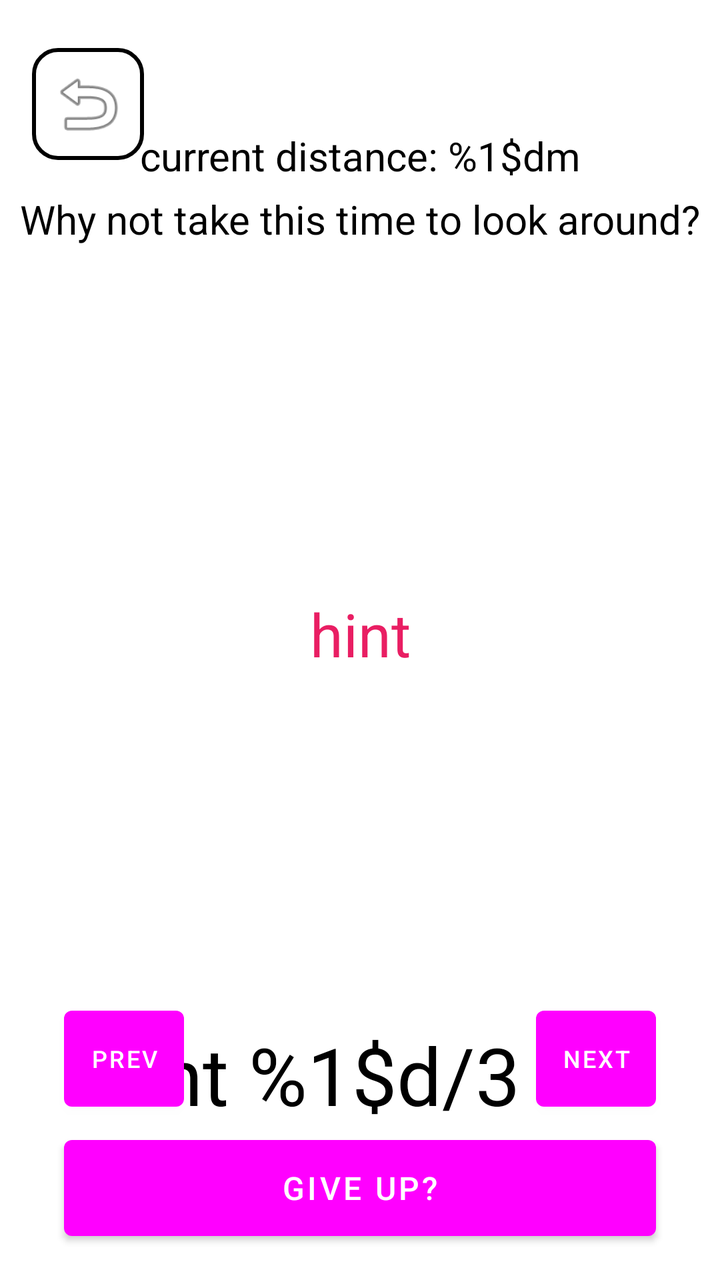
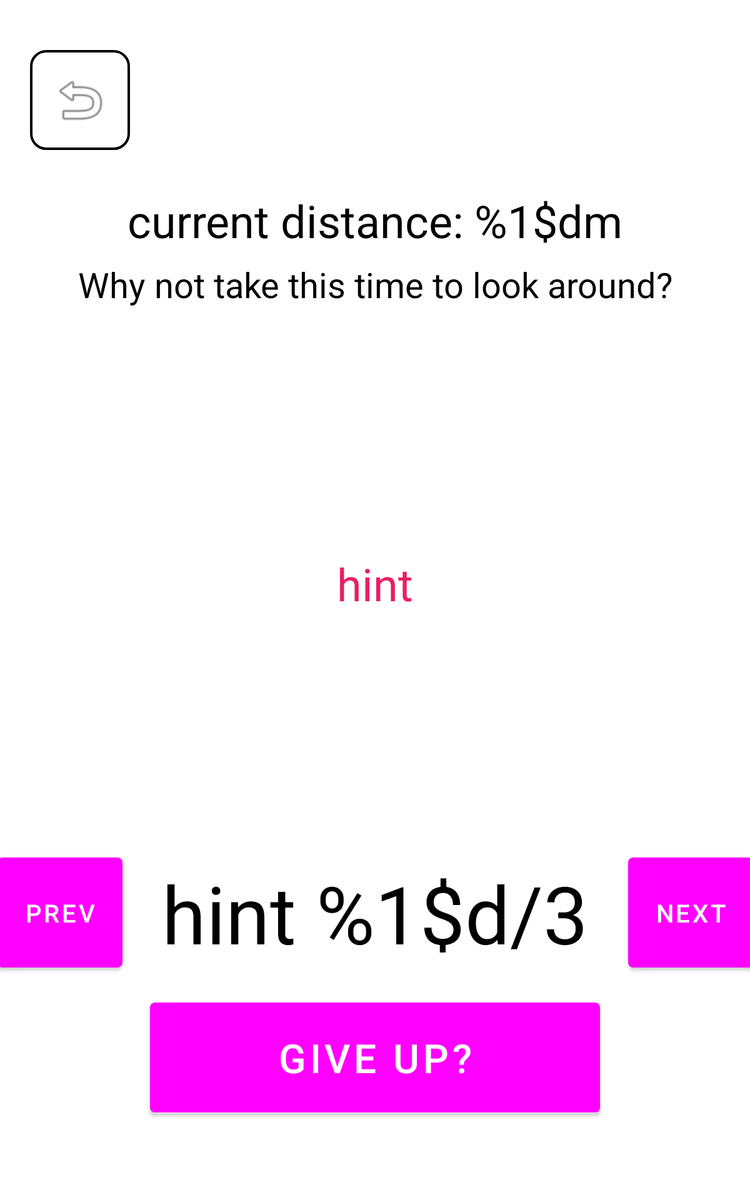

An Android layout and its configuration variant, each rendered on a device that would load it. The default file and the variant file are quoted in full after the pictures.
<!-- AndroidManifest.xml: application theme Theme.Walkies -->
<!-- res/layout/activity_mystery_walks.xml -->
<?xml version="1.0" encoding="utf-8"?>
<androidx.constraintlayout.widget.ConstraintLayout xmlns:android="http://schemas.android.com/apk/res/android"
    xmlns:app="http://schemas.android.com/apk/res-auto"
    xmlns:tools="http://schemas.android.com/tools"
    android:id="@+id/main"
    android:layout_width="match_parent"
    android:layout_height="match_parent"
    android:background="?android:attr/windowBackground"
    tools:context=".mysteryWalks.MysteryWalks">

    <ImageButton
        android:id="@+id/backButton"
        android:layout_width="@dimen/back_button_size"
        android:layout_height="@dimen/back_button_size"
        android:layout_marginStart="16dp"
        android:layout_marginTop="24dp"
        android:background="@drawable/rounded_button_border"
        android:contentDescription="@string/back_desc"
        android:padding="8dp"
        android:scaleType="fitCenter"
        app:layout_constraintStart_toStartOf="parent"
        app:layout_constraintTop_toTopOf="parent"
        app:srcCompat="@android:drawable/ic_menu_revert" />

    <androidx.recyclerview.widget.RecyclerView
        android:id="@+id/idRVWalks"
        android:layout_width="0dp"
        android:layout_height="0dp"
        android:visibility="gone"
        app:layout_constraintBottom_toBottomOf="parent"
        app:layout_constraintEnd_toEndOf="parent"
        app:layout_constraintStart_toStartOf="parent"
        app:layout_constraintTop_toBottomOf="@+id/backButton" />

    <androidx.constraintlayout.widget.Group
        android:id="@+id/hintingGroup"
        android:layout_width="wrap_content"
        android:layout_height="wrap_content"
        android:visibility="visible"
        app:constraint_referenced_ids="distance,giveup,hint_number,next,prev,textView2,hint_container" />

    <TextView
        android:id="@+id/distance"
        android:layout_width="0dp"
        android:layout_height="wrap_content"
        android:layout_marginStart="16dp"
        android:layout_marginEnd="16dp"
        android:text="@string/current_distance"
        android:textAlignment="center"
        android:textColor="?android:attr/textColorPrimary"
        android:textSize="@dimen/tutorial_text_size"
        app:layout_constraintBottom_toTopOf="@+id/textView2"
        app:layout_constraintEnd_toEndOf="parent"
        app:layout_constraintStart_toStartOf="parent"
        app:layout_constraintTop_toTopOf="parent"
        app:layout_constraintVertical_bias="0.93" />

    <Button
        android:id="@+id/giveup"
        android:layout_width="0dp"
        android:layout_height="wrap_content"
        android:layout_marginStart="32dp"
        android:layout_marginEnd="32dp"
        android:layout_marginBottom="16dp"
        android:minHeight="60dp"
        android:text="@string/give_up"
        android:textSize="@dimen/body_text_size"
        app:layout_constraintBottom_toBottomOf="parent"
        app:layout_constraintEnd_toEndOf="parent"
        app:layout_constraintStart_toStartOf="parent" />

    <TextView
        android:id="@+id/hint_number"
        android:layout_width="wrap_content"
        android:layout_height="wrap_content"
        android:layout_marginEnd="8dp"
        android:text="@string/hint_1"
        android:textColor="?android:attr/textColorPrimary"
        android:textSize="@dimen/huge_text_size"
        app:layout_constraintBottom_toTopOf="@+id/giveup"
        app:layout_constraintEnd_toStartOf="@+id/next"
        app:layout_constraintTop_toBottomOf="@id/hint_container" />

    <Button
        android:id="@+id/next"
        android:layout_width="@dimen/action_button_size"
        android:layout_height="@dimen/action_button_size"
        android:layout_marginEnd="32dp"
        android:text="@string/next"
        android:textSize="12sp"
        android:padding="0dp"
        app:layout_constraintBottom_toTopOf="@+id/giveup"
        app:layout_constraintEnd_toEndOf="parent"
        app:layout_constraintTop_toBottomOf="@id/hint_container" />

    <Button
        android:id="@+id/prev"
        android:layout_width="@dimen/action_button_size"
        android:layout_height="@dimen/action_button_size"
        android:layout_marginStart="32dp"
        android:text="@string/prev"
        android:textSize="12sp"
        android:padding="0dp"
        app:layout_constraintBottom_toTopOf="@+id/giveup"
        app:layout_constraintStart_toStartOf="parent"
        app:layout_constraintTop_toBottomOf="@id/hint_container" />

    <TextView
        android:id="@+id/textView2"
        android:layout_width="0dp"
        android:layout_height="wrap_content"
        android:layout_marginTop="16dp"
        android:text="@string/look_around"
        android:textAlignment="center"
        android:textColor="?android:attr/textColorPrimary"
        android:textSize="@dimen/tutorial_text_size"
        app:layout_constraintEnd_toEndOf="parent"
        app:layout_constraintStart_toStartOf="parent"
        app:layout_constraintTop_toBottomOf="@+id/backButton" />

    <TextView
        android:id="@+id/hint_container"
        android:layout_width="0dp"
        android:layout_height="0dp"
        android:layout_margin="16dp"
        android:gravity="center"
        android:text="@string/hint"
        android:textAlignment="center"
        android:textColor="#E91E63"
        android:textSize="@dimen/large_hint_text_size"
        app:layout_constraintBottom_toTopOf="@+id/hint_number"
        app:layout_constraintEnd_toEndOf="parent"
        app:layout_constraintStart_toStartOf="parent"
        app:layout_constraintTop_toBottomOf="@+id/textView2" />

    <androidx.constraintlayout.widget.ConstraintLayout
        android:id="@+id/location_error_overlay"
        android:layout_width="match_parent"
        android:layout_height="match_parent"
        android:background="#CC000000"
        android:elevation="10dp"
        android:visibility="gone"
        android:clickable="true"
        android:focusable="true">

        <TextView
            android:id="@+id/error_text"
            android:layout_width="wrap_content"
            android:layout_height="wrap_content"
            android:text="Cannot get location. Please check your GPS settings."
            android:textColor="#FFFFFF"
            android:textSize="@dimen/body_text_size"
            android:gravity="center"
            android:padding="20dp"
            app:layout_constraintTop_toTopOf="parent"
            app:layout_constraintBottom_toTopOf="@id/error_ok_button"
            app:layout_constraintStart_toStartOf="parent"
            app:layout_constraintEnd_toEndOf="parent"
            app:layout_constraintVertical_chainStyle="packed"/>

        <Button
            android:id="@+id/error_ok_button"
            android:layout_width="wrap_content"
            android:layout_height="wrap_content"
            android:text="OK"
            android:layout_marginTop="20dp"
            app:layout_constraintTop_toBottomOf="@id/error_text"
            app:layout_constraintBottom_toBottomOf="parent"
            app:layout_constraintStart_toStartOf="parent"
            app:layout_constraintEnd_toEndOf="parent"/>

    </androidx.constraintlayout.widget.ConstraintLayout>

</androidx.constraintlayout.widget.ConstraintLayout>
<!-- resources referenced by this layout -->
<resources>
  <!-- from res/values-sw360dp/ -->
  <dimen name="action_button_size">60dp</dimen>
  <!-- from res/values-sw360dp/ -->
  <dimen name="back_button_size">56dp</dimen>
  <!-- from res/values-sw360dp/ -->
  <dimen name="body_text_size">16sp</dimen>
  <!-- from res/values-sw360dp/ -->
  <dimen name="huge_text_size">40sp</dimen>
  <!-- from res/values-sw360dp/ -->
  <dimen name="large_hint_text_size">30sp</dimen>
  <!-- from res/values-sw360dp/ -->
  <dimen name="tutorial_text_size">20sp</dimen>
  <!-- drawable rounded_button_border (drawable) -->
  <?xml version="1.0" encoding="utf-8"?>
  <shape xmlns:android="http://schemas.android.com/apk/res/android">
      <solid android:color="@android:color/transparent" />
      <stroke
          android:width="2dp"
          android:color="@color/black" />
      <corners android:radius="12dp" />
  </shape>
  <string name="back_desc">go back, which navigates the user out of their current action (e.g feeding, bathing).</string>
  <string name="current_distance">current distance: %1$dm</string>
  <string name="give_up">Give up?</string>
  <string name="hint">hint</string>
  <string name="hint_1">hint %1$d/3</string>
  <string name="look_around">Why not take this time to look around?</string>
  <string name="next">next</string>
  <string name="prev">prev</string>
  <style name="Theme.Walkies" parent="Theme.MaterialComponents.DayNight.NoActionBar">
          
          <item name="colorPrimary">@color/Green</item>
          <item name="colorPrimaryVariant">#388E3C</item>
          <item name="colorOnPrimary">@color/white</item>
          
          <item name="colorSecondary">@color/teal_200</item>
          <item name="colorSecondaryVariant">@color/teal_700</item>
          <item name="colorOnSecondary">@color/black</item>
          
          <item name="android:statusBarColor">?attr/colorPrimaryVariant</item>
          
          
          <item name="android:textColorPrimary">@android:color/black</item>
          <item name="android:textColorSecondary">@android:color/darker_gray</item>
          <item name="colorSurface">@android:color/white</item>
  
          
          <item name="android:screenOrientation">@integer/app_orientation</item>
      </style>
</resources>
<!-- res/layout-sw600dp/activity_mystery_walks.xml (the repository's variant of the layout above) -->
<!-- drawn on a 7-inch tablet held upright -->
<?xml version="1.0" encoding="utf-8"?>
<androidx.constraintlayout.widget.ConstraintLayout xmlns:android="http://schemas.android.com/apk/res/android"
    xmlns:app="http://schemas.android.com/apk/res-auto"
    xmlns:tools="http://schemas.android.com/tools"
    android:id="@+id/main"
    android:layout_width="match_parent"
    android:layout_height="match_parent"
    android:background="?android:attr/windowBackground"
    tools:context=".mysteryWalks.MysteryWalks">

    <ImageButton
        android:id="@+id/backButton"
        android:layout_width="80dp"
        android:layout_height="80dp"
        android:layout_marginStart="24dp"
        android:layout_marginTop="40dp"
        android:background="@drawable/rounded_button_border"
        android:contentDescription="@string/back_desc"
        android:padding="16dp"
        android:scaleType="fitCenter"
        app:layout_constraintStart_toStartOf="parent"
        app:layout_constraintTop_toTopOf="parent"
        app:srcCompat="@android:drawable/ic_menu_revert" />

    <androidx.recyclerview.widget.RecyclerView
        android:id="@+id/idRVWalks"
        android:layout_width="0dp"
        android:layout_height="0dp"
        android:visibility="gone"
        app:layout_constraintBottom_toBottomOf="parent"
        app:layout_constraintEnd_toEndOf="parent"
        app:layout_constraintStart_toStartOf="parent"
        app:layout_constraintTop_toBottomOf="@+id/backButton" />

    <androidx.constraintlayout.widget.Group
        android:id="@+id/hintingGroup"
        android:layout_width="wrap_content"
        android:layout_height="wrap_content"
        android:visibility="visible"
        app:constraint_referenced_ids="distance,giveup,hint_number,next,prev,textView2,hint_container" />

    <TextView
        android:id="@+id/distance"
        android:layout_width="0dp"
        android:layout_height="wrap_content"
        android:layout_marginTop="32dp"
        android:text="@string/current_distance"
        android:textAlignment="center"
        android:textColor="?android:attr/textColorPrimary"
        android:textSize="36sp"
        app:layout_constraintEnd_toEndOf="parent"
        app:layout_constraintStart_toStartOf="parent"
        app:layout_constraintTop_toBottomOf="@+id/backButton" />

    <TextView
        android:id="@+id/textView2"
        android:layout_width="0dp"
        android:layout_height="wrap_content"
        android:layout_marginTop="8dp"
        android:text="@string/look_around"
        android:textAlignment="center"
        android:textColor="?android:attr/textColorPrimary"
        android:textSize="28sp"
        app:layout_constraintEnd_toEndOf="parent"
        app:layout_constraintStart_toStartOf="parent"
        app:layout_constraintTop_toBottomOf="@+id/distance" />

    <TextView
        android:id="@+id/hint_container"
        android:layout_width="0dp"
        android:layout_height="0dp"
        android:layout_marginHorizontal="48dp"
        android:layout_marginVertical="24dp"
        android:gravity="center"
        android:text="@string/hint"
        android:textAlignment="center"
        android:textColor="#E91E63"
        android:textSize="36sp"
        app:layout_constraintBottom_toTopOf="@+id/hint_number"
        app:layout_constraintEnd_toEndOf="parent"
        app:layout_constraintStart_toStartOf="parent"
        app:layout_constraintTop_toBottomOf="@+id/textView2" />

    <Button
        android:id="@+id/prev"
        android:layout_width="100dp"
        android:layout_height="100dp"
        android:layout_marginBottom="16dp"
        android:text="@string/prev"
        android:textSize="20sp"
        app:layout_constraintBottom_toTopOf="@+id/giveup"
        app:layout_constraintEnd_toStartOf="@+id/hint_number"
        app:layout_constraintHorizontal_chainStyle="packed"
        app:layout_constraintStart_toStartOf="parent" />

    <TextView
        android:id="@+id/hint_number"
        android:layout_width="wrap_content"
        android:layout_height="wrap_content"
        android:layout_marginStart="32dp"
        android:layout_marginEnd="32dp"
        android:text="@string/hint_1"
        android:textColor="?android:attr/textColorPrimary"
        android:textSize="64sp"
        app:layout_constraintBottom_toBottomOf="@+id/prev"
        app:layout_constraintEnd_toStartOf="@+id/next"
        app:layout_constraintStart_toEndOf="@+id/prev"
        app:layout_constraintTop_toTopOf="@+id/prev" />

    <Button
        android:id="@+id/next"
        android:layout_width="100dp"
        android:layout_height="100dp"
        android:text="@string/next"
        android:textSize="20sp"
        app:layout_constraintBottom_toBottomOf="@+id/prev"
        app:layout_constraintEnd_toEndOf="parent"
        app:layout_constraintStart_toEndOf="@+id/hint_number"
        app:layout_constraintTop_toTopOf="@+id/prev" />

    <Button
        android:id="@+id/giveup"
        android:layout_width="0dp"
        android:layout_height="wrap_content"
        android:layout_marginStart="120dp"
        android:layout_marginEnd="120dp"
        android:layout_marginBottom="64dp"
        android:minHeight="100dp"
        android:text="@string/give_up"
        android:textSize="32sp"
        app:layout_constraintBottom_toBottomOf="parent"
        app:layout_constraintEnd_toEndOf="parent"
        app:layout_constraintStart_toStartOf="parent" />

    <androidx.constraintlayout.widget.ConstraintLayout
        android:id="@+id/location_error_overlay"
        android:layout_width="match_parent"
        android:layout_height="match_parent"
        android:background="#CC000000"
        android:elevation="10dp"
        android:visibility="gone"
        android:clickable="true"
        android:focusable="true">

        <TextView
            android:id="@+id/error_text"
            android:layout_width="wrap_content"
            android:layout_height="wrap_content"
            android:text="Cannot get location. Please check your GPS settings."
            android:textColor="#FFFFFF"
            android:textSize="24sp"
            android:gravity="center"
            android:padding="32dp"
            app:layout_constraintTop_toTopOf="parent"
            app:layout_constraintBottom_toTopOf="@id/error_ok_button"
            app:layout_constraintStart_toStartOf="parent"
            app:layout_constraintEnd_toEndOf="parent"
            app:layout_constraintVertical_chainStyle="packed"/>

        <Button
            android:id="@+id/error_ok_button"
            android:layout_width="wrap_content"
            android:layout_height="wrap_content"
            android:text="OK"
            android:layout_marginTop="32dp"
            android:textSize="24sp"
            app:layout_constraintTop_toBottomOf="@id/error_text"
            app:layout_constraintBottom_toBottomOf="parent"
            app:layout_constraintStart_toStartOf="parent"
            app:layout_constraintEnd_toEndOf="parent"/>

    </androidx.constraintlayout.widget.ConstraintLayout>

</androidx.constraintlayout.widget.ConstraintLayout>
<!-- resources referenced by the variant -->
<!-- as a 7-inch tablet held upright resolves them -->
<resources>
  <!-- drawable rounded_button_border (drawable) -->
  <?xml version="1.0" encoding="utf-8"?>
  <shape xmlns:android="http://schemas.android.com/apk/res/android">
      <solid android:color="@android:color/transparent" />
      <stroke
          android:width="2dp"
          android:color="@color/black" />
      <corners android:radius="12dp" />
  </shape>
  <string name="back_desc">go back, which navigates the user out of their current action (e.g feeding, bathing).</string>
  <string name="current_distance">current distance: %1$dm</string>
  <string name="give_up">Give up?</string>
  <string name="hint">hint</string>
  <string name="hint_1">hint %1$d/3</string>
  <string name="look_around">Why not take this time to look around?</string>
  <string name="next">next</string>
  <string name="prev">prev</string>
  <style name="Theme.Walkies" parent="Theme.MaterialComponents.DayNight.NoActionBar">
          
          <item name="colorPrimary">@color/Green</item>
          <item name="colorPrimaryVariant">#388E3C</item>
          <item name="colorOnPrimary">@color/white</item>
          
          <item name="colorSecondary">@color/teal_200</item>
          <item name="colorSecondaryVariant">@color/teal_700</item>
          <item name="colorOnSecondary">@color/black</item>
          
          <item name="android:statusBarColor">?attr/colorPrimaryVariant</item>
          
          
          <item name="android:textColorPrimary">@android:color/black</item>
          <item name="android:textColorSecondary">@android:color/darker_gray</item>
          <item name="colorSurface">@android:color/white</item>
  
          
          <item name="android:screenOrientation">@integer/app_orientation</item>
      </style>
</resources>
